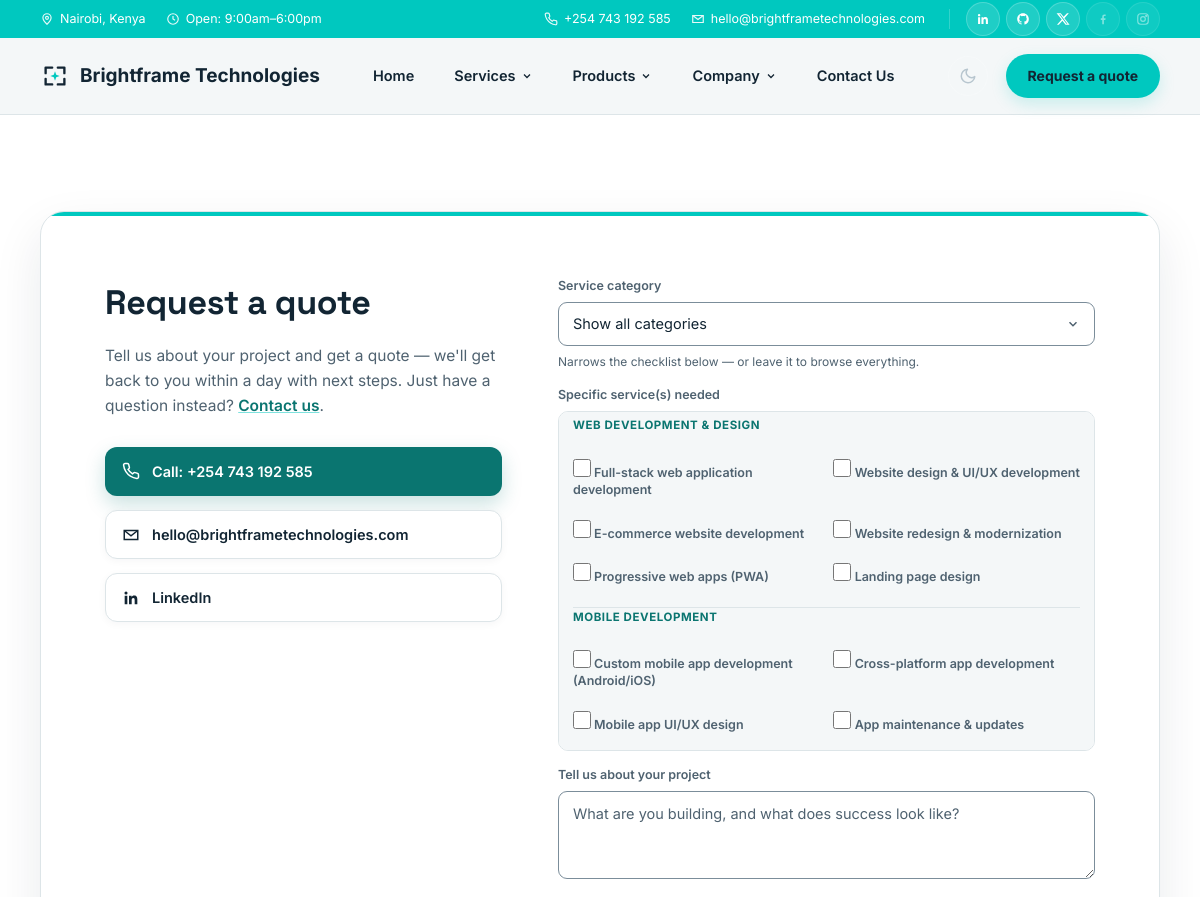
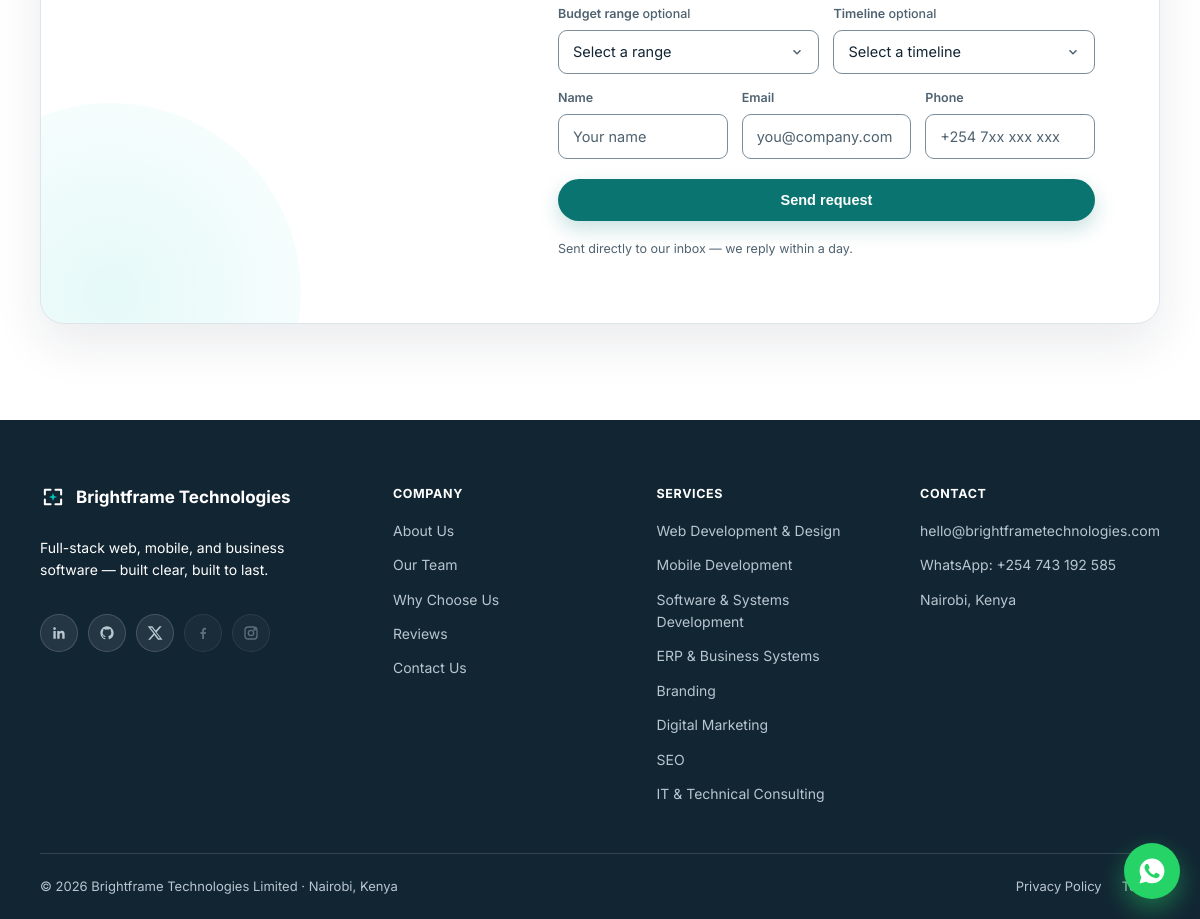
Screenshot of /quote.php with the database file from the repository (2 pictures, top to bottom).
### tables this page shows
CREATE TABLE service_categories (
  id             INT UNSIGNED AUTO_INCREMENT PRIMARY KEY,
  name           VARCHAR(150) NOT NULL,
  slug           VARCHAR(150) NOT NULL UNIQUE,
  display_order  INT NOT NULL DEFAULT 0
);

CREATE TABLE services (
  id                INT UNSIGNED AUTO_INCREMENT PRIMARY KEY,
  category_id       INT UNSIGNED NOT NULL,
  title             VARCHAR(150) NOT NULL,
  description       TEXT NOT NULL,
  long_description  TEXT NULL,  
  icon_name         VARCHAR(80) NOT NULL,
  display_order     INT NOT NULL DEFAULT 0,
  INDEX idx_category_id (category_id),
  CONSTRAINT fk_services_category FOREIGN KEY (category_id)
    REFERENCES service_categories(id) ON DELETE CASCADE
);

### includes/icons.php (called while the page is built, shortened)
<?php
function category_detail_url(string $slug, string $basePath = ''): string
{
    if (preg_match('/^[a-z0-9-]+$/', $slug) && file_exists(__DIR__ . '/../services/' . $slug . '.php')) {
        return $basePath . 'services/' . $slug . '/';
    }
    return $basePath . 'services/#cat-' . $slug;
}

### quote.php (the view, shortened to what this page needs)
<?php
$pdo = db();
try {
    $categories = $pdo->query(
        'SELECT id, name, slug FROM service_categories ORDER BY display_order ASC'
    )->fetchAll();
    $allServices = $pdo->query(
        'SELECT id, category_id, title FROM services ORDER BY display_order ASC'
    )->fetchAll();
} catch (PDOException $e) {
    error_log('Failed to load services: ' . $e->getMessage());
    $categories   = [];
    $allServices  = [];
}
$servicesByCategory = [];
foreach ($allServices as $svc) {
    $servicesByCategory[$svc['category_id']][] = $svc;
}
$preselectedCategoryId   = null;
include __DIR__ . '/includes/header.php';
?>
<section class="section">
  <div class="wrap">
    <div class="contact-panel reveal">
      <div class="contact-grid">
        <div class="contact-intro">
          <h2>Request a quote</h2>
          <p>Tell us about your project and get a quote — we'll get back to you within a day with next steps. Just have a question instead? <a href="/contact/">Contact us</a>.</p>
          <div class="contact-links">
            <a class="clink clink-primary" href="tel:+254743192585">
              Call: +254 743 192 585
            </a>
            <a class="clink" href="mailto:hello@brightframetechnologies.com">
              <svg width="18" height="18" viewBox="0 0 24 24" fill="none" stroke="currentColor" stroke-width="2" aria-hidden="true"><path d="M3 6h18v12H3z"/><path d="m3 6 9 7 9-7"/></svg>
              hello@brightframetechnologies.com
            </a>
            <a class="clink" href="https://linkedin.com/in/jairus-onkundi" target="_blank" rel="noopener">
              LinkedIn
            </a>
          </div>
        </div>
        <form id="quote-form" novalidate>
          <div class="field">
            <label for="quote-category">Service category</label>
            <select id="quote-category">
              <option value="">Show all categories</option>
            </select>
            <p class="form-hint">Narrows the checklist below — or leave it to browse everything.</p>
          </div>
          <div class="field">
            <span class="field-title">Specific service(s) needed</span>
            <div class="quote-services" id="quote-services">
              <?php foreach ($categories as $cat): ?>
                <?php $catServices = $servicesByCategory[$cat['id']] ?? []; ?>
                <?php $catHidden = $preselectedCategoryId !== null && $preselectedCategoryId !== (int) $cat['id']; ?>
                <fieldset class="quote-service-group" data-category="cat-<?= (int) $cat['id'] ?>"<?= $catHidden ? ' hidden' : '' ?>>
                  <legend><?= htmlspecialchars($cat['name'], ENT_QUOTES, 'UTF-8') ?></legend>
                  <div class="quote-checkbox-grid">
                    <?php foreach ($catServices as $service): ?>
                      <label class="quote-checkbox">
                        <input type="checkbox" name="service_ids[]" value="<?= (int) $service['id'] ?>">
                        <span><?= htmlspecialchars($service['title'], ENT_QUOTES, 'UTF-8') ?></span>
                      </label>
                    <?php endforeach; ?>
                  </div>
                </fieldset>
              <?php endforeach; ?>
            </div>
          </div>
          <div class="field">
            <label for="project_details">Tell us about your project</label>
            <textarea id="project_details" name="project_details" placeholder="What are you building, and what does success look like?" required></textarea>
          </div>
          <div class="field-row">
            <div class="field">
              <label for="budget_range">Budget range <span class="field-optional">optional</span></label>
              <select id="budget_range" name="budget_range">
                <option value="">Select a range</option>
              </select>
            </div>
            <div class="field">
              <label for="timeline">Timeline <span class="field-optional">optional</span></label>
              <select id="timeline" name="timeline">
                <option value="">Select a timeline</option>
              </select>
            </div>
          </div>
          <div class="field-row">
            <div class="field">
              <label for="name">Name</label>
              <input id="name" name="name" type="text" placeholder="Your name" required>
            </div>
            <div class="field">
              <label for="email">Email</label>
              <input id="email" name="email" type="email" placeholder="you@company.com" required>
            </div>
            <div class="field">
              <label for="phone">Phone</label>
              <input id="phone" name="phone" type="tel" placeholder="+254 7xx xxx xxx" required>
            </div>
          </div>
          <button type="submit" class="submit-btn">Send request</button>
          <p class="form-note">Sent directly to our inbox — we reply within a day.</p>
        </form>
      </div>
    </div>
  </div>
</section>
<?php include __DIR__ . '/includes/footer.php'; ?>

### includes/header.php (shortened to what this page needs)
<?php
$basePath = $basePath ?? '';
?>
<!DOCTYPE html>
<html lang="en">
<head>
<link rel="stylesheet" href="<?= $basePath ?>css/styles.css?v=<?= @filemtime(__DIR__ . '/../css/styles.css') ?: '1' ?>">
</head>
<body>
<div class="site-header">
  <?php include __DIR__ . '/topbar.php'; ?>
  <?php include __DIR__ . '/nav.php'; ?>
</div>

### includes/topbar.php (shortened to what this page needs)
<div class="topbar">
  <div class="wrap topbar-inner">
    <div class="topbar-left">
      <span class="topbar-item">
        <svg width="14" height="14" viewBox="0 0 24 24" fill="none" stroke="currentColor" stroke-width="2" aria-hidden="true"><path d="M12 21s-7-6.1-7-11a7 7 0 0 1 14 0c0 4.9-7 11-7 11Z"/><circle cx="12" cy="10" r="2.5"/></svg>
        Nairobi, Kenya
      </span>
      <span class="topbar-item">
        <svg width="14" height="14" viewBox="0 0 24 24" fill="none" stroke="currentColor" stroke-width="2" aria-hidden="true"><circle cx="12" cy="12" r="9"/><path d="M12 7v5l3.5 2"/></svg>
        Open: 9:00am&ndash;6:00pm
      </span>
    </div>
    <div class="topbar-right">
      <a class="topbar-item topbar-link" href="tel:+254743192585">
        <span class="topbar-link-text">+254 743 192 585</span>
      </a>
      <a class="topbar-item topbar-link" href="mailto:hello@brightframetechnologies.com">
        <svg width="14" height="14" viewBox="0 0 24 24" fill="none" stroke="currentColor" stroke-width="2" aria-hidden="true"><path d="M3 6h18v12H3z"/><path d="m3 6 9 7 9-7"/></svg>
        <span class="topbar-link-text">hello@brightframetechnologies.com</span>
      </a>
      <div class="topbar-social">
        <a href="https://linkedin.com/in/jairus-onkundi" target="_blank" rel="noopener" aria-label="Jairus Onkundi on LinkedIn">
        </a>
        <a href="https://github.com/jairusonkundi" target="_blank" rel="noopener" aria-label="Jairus Onkundi on GitHub">
        </a>
        <a href="https://x.com/jairus_onkundi" target="_blank" rel="noopener" aria-label="Jairus Onkundi on X">
          <svg width="14" height="14" viewBox="0 0 24 24" fill="currentColor" aria-hidden="true"><path d="M18.9 2H22l-7.6 8.7L23.3 22h-6.9l-5.4-6.9L4.8 22H1.7l8.1-9.3L1 2h7.1l4.9 6.3L18.9 2Zm-1.2 18h1.9L7.4 4h-2l12.3 16Z"/></svg>
        </a>
        <span class="topbar-social-disabled" title="Facebook — coming soon" aria-label="Facebook — coming soon">
          <svg width="14" height="14" viewBox="0 0 24 24" fill="currentColor" aria-hidden="true"><path d="M13.5 21v-7.5h2.5l.5-3h-3V8.5c0-.87.24-1.46 1.5-1.46H16.5V4.34C16.24 4.3 15.36 4.22 14.33 4.22c-2.15 0-3.62 1.31-3.62 3.72V10.5H8.2v3h2.5V21h2.8Z"/></svg>
        </span>
        <span class="topbar-social-disabled" title="Instagram — coming soon" aria-label="Instagram — coming soon">
          <svg width="14" height="14" viewBox="0 0 24 24" fill="none" stroke="currentColor" stroke-width="2" aria-hidden="true"><rect x="3" y="3" width="18" height="18" rx="5"/><circle cx="12" cy="12" r="4"/><circle cx="17.5" cy="6.5" r="1"/></svg>
        </span>
      </div>
    </div>
  </div>
</div>

### includes/nav.php (shortened to what this page needs)
<?php
require_once __DIR__ . '/icons.php';
$basePath = $basePath ?? '';
$navCurrentPage = basename($_SERVER['SCRIPT_NAME'] ?? '');
$navIsHome      = $navCurrentPage === 'index.php';
$navIsServices  = $navCurrentPage === 'services.php' || $basePath === '../';
$navIsCompany   = in_array($navCurrentPage, ['about.php', 'why-us.php', 'reviews.php'], true);
$navIsContact   = $navCurrentPage === 'contact.php';
?>
<nav>
  <div class="wrap navbar-inner">
    <a href="<?= $basePath ?>" class="logo" aria-label="Brightframe Technologies — home">
      Brightframe Technologies
    </a>
    <div class="navlinks" id="primary-nav">
      <a href="<?= $basePath ?>" class="nav-link<?= $navIsHome ? ' is-current' : '' ?>">Home</a>
      <div class="nav-dropdown">
        <button type="button" class="nav-link dropdown-toggle<?= $navIsServices ? ' is-current' : '' ?>" aria-expanded="false">
          Services
          <svg class="chev" width="12" height="12" viewBox="0 0 24 24" fill="none" stroke="currentColor" stroke-width="2.5" aria-hidden="true"><path d="m6 9 6 6 6-6"/></svg>
        </button>
      </div>
      <div class="nav-dropdown">
        <button type="button" class="nav-link dropdown-toggle" aria-expanded="false">
          Products
          <svg class="chev" width="12" height="12" viewBox="0 0 24 24" fill="none" stroke="currentColor" stroke-width="2.5" aria-hidden="true"><path d="m6 9 6 6 6-6"/></svg>
        </button>
      </div>
      <div class="nav-dropdown">
        <button type="button" class="nav-link dropdown-toggle<?= $navIsCompany ? ' is-current' : '' ?>" aria-expanded="false">
          Company
          <svg class="chev" width="12" height="12" viewBox="0 0 24 24" fill="none" stroke="currentColor" stroke-width="2.5" aria-hidden="true"><path d="m6 9 6 6 6-6"/></svg>
        </button>
      </div>
      <a href="<?= $basePath ?>contact/" class="nav-link<?= $navIsContact ? ' is-current' : '' ?>">Contact Us</a>
    </div>
    <div class="nav-actions">
      <button type="button" class="theme-toggle" aria-label="Switch to dark mode" title="Switch to dark mode">
        <svg class="icon-moon" width="18" height="18" viewBox="0 0 24 24" fill="none" stroke="currentColor" stroke-width="2" stroke-linecap="round" stroke-linejoin="round" aria-hidden="true"><path d="M21 12.79A9 9 0 1 1 11.21 3 7 7 0 0 0 21 12.79Z"/></svg>
      </button>
      <a href="<?= $basePath ?>quote/" class="nav-cta">Request a quote</a>
    </div>
  </div>
</nav>

### includes/footer.php (shortened to what this page needs)
<?php
$pdo = db();
require_once __DIR__ . '/icons.php';
try {
    $footerCategories = $pdo->query(
        'SELECT name, slug FROM service_categories ORDER BY display_order ASC'
    )->fetchAll();
} catch (PDOException $e) {
    error_log('Failed to load footer service categories: ' . $e->getMessage());
    $footerCategories = [];
}
$basePath = $basePath ?? '';
?>
<footer class="bf-dark">
  <div class="wrap">
    <div class="footer-grid">
      <div class="footer-col footer-col-brand">
        <div class="logo footer-logo">
          Brightframe Technologies
        </div>
        <p class="footer-tagline">Full-stack web, mobile, and business software — built clear, built to last.</p>
        <div class="footer-social">
          <a href="https://linkedin.com/in/jairus-onkundi" target="_blank" rel="noopener" aria-label="Jairus Onkundi on LinkedIn">
          </a>
          <a href="https://github.com/jairusonkundi" target="_blank" rel="noopener" aria-label="Jairus Onkundi on GitHub">
          </a>
          <a href="https://x.com/jairus_onkundi" target="_blank" rel="noopener" aria-label="Jairus Onkundi on X">
            <svg width="16" height="16" viewBox="0 0 24 24" fill="currentColor" aria-hidden="true"><path d="M18.9 2H22l-7.6 8.7L23.3 22h-6.9l-5.4-6.9L4.8 22H1.7l8.1-9.3L1 2h7.1l4.9 6.3L18.9 2Zm-1.2 18h1.9L7.4 4h-2l12.3 16Z"/></svg>
          </a>
          <span class="footer-social-disabled" title="Facebook — coming soon" aria-label="Facebook — coming soon">
            <svg width="16" height="16" viewBox="0 0 24 24" fill="currentColor" aria-hidden="true"><path d="M13.5 21v-7.5h2.5l.5-3h-3V8.5c0-.87.24-1.46 1.5-1.46H16.5V4.34C16.24 4.3 15.36 4.22 14.33 4.22c-2.15 0-3.62 1.31-3.62 3.72V10.5H8.2v3h2.5V21h2.8Z"/></svg>
          </span>
          <span class="footer-social-disabled" title="Instagram — coming soon" aria-label="Instagram — coming soon">
            <svg width="16" height="16" viewBox="0 0 24 24" fill="none" stroke="currentColor" stroke-width="2" aria-hidden="true"><rect x="3" y="3" width="18" height="18" rx="5"/><circle cx="12" cy="12" r="4"/><circle cx="17.5" cy="6.5" r="1"/></svg>
          </span>
        </div>
      </div>
      <div class="footer-col">
        <div class="footer-col-head">Company</div>
        <a href="<?= $basePath ?>about/">About Us</a>
        <a href="<?= $basePath ?>about/#team">Our Team</a>
        <a href="<?= $basePath ?>why-us/">Why Choose Us</a>
        <a href="<?= $basePath ?>reviews/">Reviews</a>
        <a href="<?= $basePath ?>contact/">Contact Us</a>
      </div>
      <div class="footer-col">
        <div class="footer-col-head">Services</div>
        <?php foreach ($footerCategories as $cat): ?>
          <a href="<?= htmlspecialchars(category_detail_url($cat['slug'], $basePath), ENT_QUOTES, 'UTF-8') ?>"><?= htmlspecialchars($cat['name'], ENT_QUOTES, 'UTF-8') ?></a>
        <?php endforeach; ?>
      </div>
      <div class="footer-col">
        <div class="footer-col-head">Contact</div>
        <a href="mailto:hello@brightframetechnologies.com">hello@brightframetechnologies.com</a>
        <a href="https://wa.me/254743192585" target="_blank" rel="noopener">WhatsApp: +254 743 192 585</a>
        <span class="footer-location">Nairobi, Kenya</span>
      </div>
    </div>
    <div class="footer-bottom">
      <div>&copy; <?= date('Y') ?> Brightframe Technologies Limited &middot; Nairobi, Kenya</div>
      <div class="footer-legal">
        <a href="<?= $basePath ?>privacy-policy/">Privacy Policy</a>
        <a href="<?= $basePath ?>terms/">Terms</a>
      </div>
    </div>
  </div>
</footer>
<div class="floating-actions">
  <a class="whatsapp-widget" href="https://wa.me/254743192585" target="_blank" rel="noopener" aria-label="Chat with us on WhatsApp">
  </a>
</div>
</body>
</html>

### rows the page displays
service_categories: name "WEB DEVELOPMENT & DESIGN", name "Web Development & Design"
services: title "Full-stack web application development"
services: title "Website design & UI/UX development"
services: title "E-commerce website development"
services: title "Website redesign & modernization"
services: title "Progressive web apps (PWA)"
services: title "Landing page design"
service_categories: name "MOBILE DEVELOPMENT", name "Mobile Development"
services: title "Custom mobile app development (Android/iOS)"
services: title "Cross-platform app development"
services: title "Mobile app UI/UX design"
services: title "App maintenance & updates"
service_categories: name "Software & Systems Development"
service_categories: name "ERP & Business Systems"
service_categories: name "Branding"
service_categories: name "Digital Marketing"
service_categories: name "SEO"
service_categories: name "IT & Technical Consulting"
